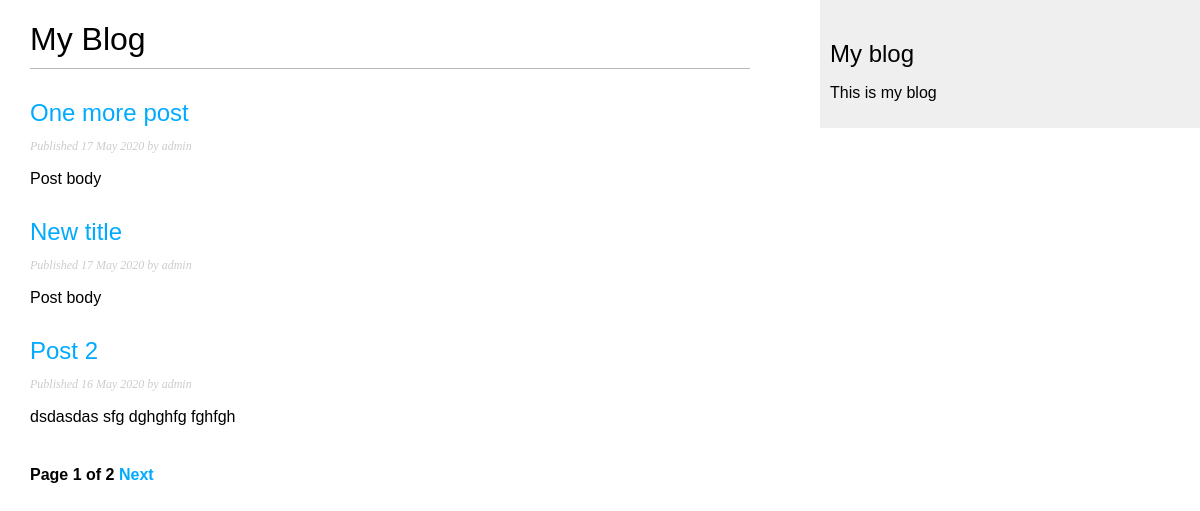
/blog/, run on an earlier commit of the app's database.
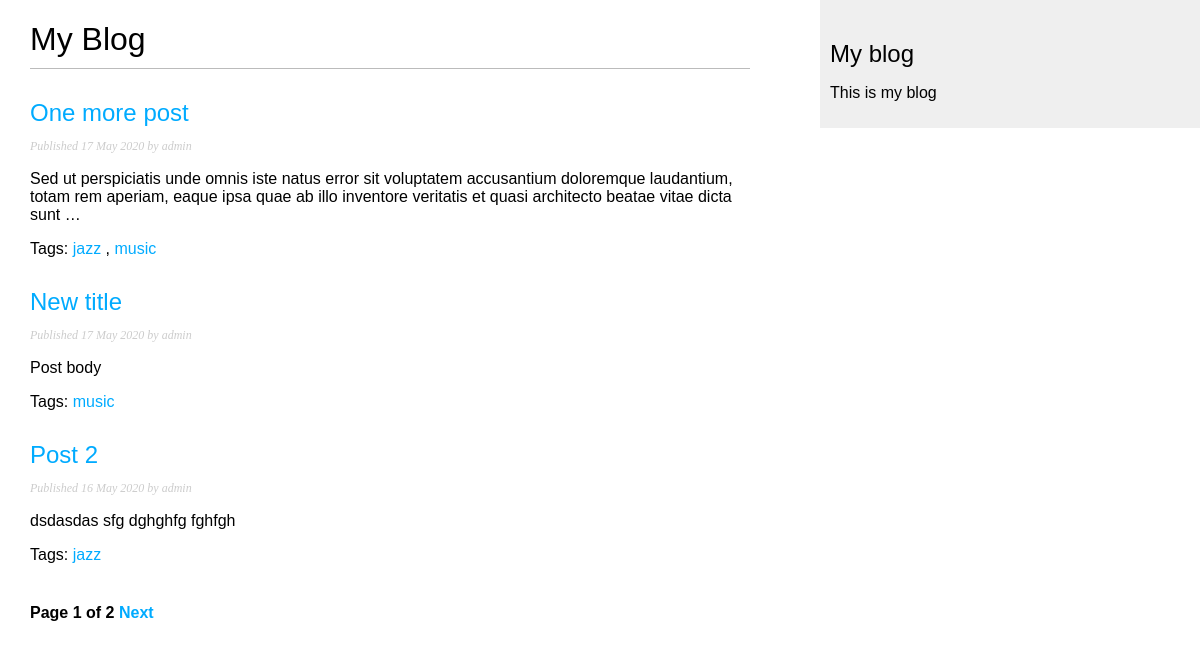
And on a later commit of the database.
### blog/models.py (models this page shows, shortened)
class Post(models.Model):
    STATUS_CHOICES = (
        ('draft', 'Draft'),
        ('published', 'Published'),
    )
    title = models.CharField(max_length=250, blank=True)
    slug = models.SlugField(max_length=250, unique_for_date='publish')
    author = models.ForeignKey(User, on_delete=models.CASCADE, related_name='blog_post')
    body = models.TextField(blank=True)
    publish = models.DateTimeField(default=timezone.now)
    created = models.DateTimeField(auto_now_add=True)
    updated = models.DateTimeField(auto_now=True)
    status = models.CharField(max_length=10, choices=STATUS_CHOICES, default='draft')
    objects = models.Manager()      # Менеджер по умолчанию.
    published = PublishedManager()  # Наш новый менеджер.
    tags = TaggableManager()    # tags
    def get_absolute_url(self):
        return reverse(
            'blog:post_detail',
            args=[
                self.publish.year,
                self.publish.month,
                self.publish.day,
                self.slug,
            ]
        )
    class Meta:
        ordering = ('-publish',)

### blog/views.py (the view)
def post_list(request, tag_slug=None):
    object_list = Post.published.all()
    tag = None
    if tag_slug:
        tag = get_object_or_404(Tag, slug=tag_slug)
        object_list = object_list.filter(tags__in=[tag])
    paginator = Paginator(object_list, 3) # 3 posts in each page
    page = request.GET.get('page')
    try:
        posts = paginator.page(page)
    except PageNotAnInteger:
        posts = paginator.page(1)
    except EmptyPage:
        posts = paginator.page(paginator.num_pages)
    return render(
        request,
        'blog/post/list.html',
        {
            'page': page,
            'posts': posts,
            'tag': tag,
        }
    )

### blog/models.py (called while the page is built)
    def get_queryset(self):
        return super().get_queryset().filter(status='published')

### templates/blog/post/list.html (shortened to what this page needs)
{% extends "blog/base.html" %}
{% block content %}
    <h1>My Blog</h1>
    {% for post in posts %}
        <h2>
            <a href="{{ post.get_absolute_url }}">{{ post.title }}</a>
        </h2>
        <p class="date">Published {{ post.publish|date:'d M Y' }} by {{ post.author }}</p>
        {{ post.body|truncatewords:30|linebreaks }}
        {% if post.tags.all %}
        <p class="tags">Tags:
            {% for tag in post.tags.all %}
                <a href="{% url "blog:post_list_by_tag" tag.slug %}">{{ tag.name }}</a>
                {% if not forloop.last %}, {% endif %}
            {% endfor %}
        </p>
        {% endif %}
    {% endfor %}
    {% include 'pagination.html' with page=posts %}
{% endblock %}

### templates/blog/base.html (shortened to what this page needs)
{% load static %}
<!doctype html>
<html lang="en">
<head>
    <link rel="stylesheet" href="{% static "css/blog.css" %}">
</head>
<body>
    <div id="content">
        {% block content %}{% endblock %}
    </div>
    <div id="sidebar">
        <h2>My blog</h2>
        <p>This is my blog</p>
    </div>
</body>
</html>

### templates/pagination.html (shortened to what this page needs)
<div class="pagination">
    <span class="step-links">
        <span class="current">
            Page {{ page.number }} of {{ page.paginator.num_pages }}
        </span>
        {% if page.has_next %}
            <a href="?page={{page.next_page_number}}">Next</a>
        {% endif %}
    </span>
</div>

### blog/static/css/blog.css (style rules this page uses)
body { margin:0; padding:0; font-family:helvetica, sans-serif; }
a { color:#00abff; text-decoration:none; }
h1 { font-weight:normal; border-bottom:1px solid #bbb; padding:0 0 10px 0; }
h2 { font-weight:normal; margin:30px 0 0; }
#content { float:left; width:60%; padding:0 0 0 30px; }
#sidebar { float:right; width:30%; padding:10px; background:#efefef; height:100%; }
p.date { color:#ccc; font-family: georgia, serif; font-size: 12px; font-style: italic; }
.pagination { margin:40px 0; font-weight:bold; }

What changed in the data, as far as the page shows it:
changed Post "One more post": gains Tag (name "jazz"); gains Tag (name "music"); body "Post body" → "Sed ut perspiciatis unde omnis iste natus error sit voluptatem accusantium doloremque laudantium, totam rem aperiam, eaque ipsa quae ab illo inventore veritatis et quasi architecto beatae vitae dicta sunt …"; now shows "Tags:"
changed Post "New title": gains Tag (name "music"); now shows "Tags:"
changed Post "Post 2": gains Tag (name "jazz"); now shows "Tags:"
